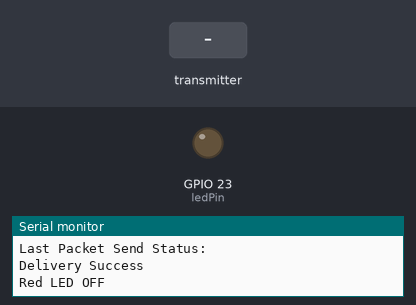
A program run on a simulated ESP32. Shown: output pins drawn as LEDs (lit = HIGH), the last lines printed to the serial monitor. The inputs (shaded band) are chosen by the test bench. Nothing arrives over Bluetooth unless stated; a phone connects over Bluetooth LE 3 s after start.

Above: at 1.2 s.
1.3 s: the transmitter starts sending ledState = 1
At 2.7 s:
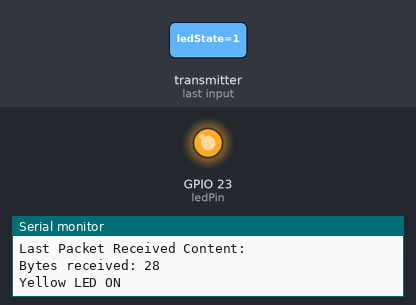
4.3 s: the transmitter starts sending ledState = 0
At 5.0 s:
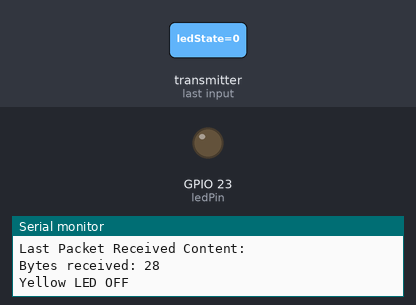
Timing chart, 0 to 7.3 s (numbered marks = the images above; inputs shaded):
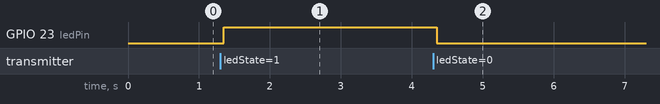

Measured:
- after the input at 1.3 s, GPIO 23 (ledPin): LOW → HIGH after 0.05 s
- after the input at 4.3 s, GPIO 23 (ledPin): HIGH → LOW after 0.05 s

The program:

main.cpp
```cpp
/**
  * @note código para o ESP32 amarelo
  *
  * */
#include "util.h"
#include "EspNow_util.h"
#include "BLE_util.h"

#define SERVICE_UUID        "4fafc201-1fb5-459e-8fcc-c5c9c331914b"
#define CHARACTERISTIC_UUID "beb5483e-36e1-4688-b7f5-ea07361b26a8"

/*===================
 * Global Variables *
 ===================*/

  // # LED
  const int ledPin = 23; //LED PIN
  message_t msgYellow; //Yellow led
  message_t msgRed; //Red led

  // # ESP32 to peer macAddress
  const uint8_t peerAddress[] = {0x08, 0x3A, 0xF2, 0x8F, 0xA6, 0xBC};

  // # Bluetooth LE
  BLEServer *pServer;
  BLECharacteristic *pCharacteristic;
  bool deviceConnected = false;
  bool oldDeviceConnected = false;
  ServerCallbacks sCall;

  // # others
  int timer = 0;
  bool start = false;
  char value[256], BLEMsg[30];
  const char *lib[] = { "led on", "led off", "red on", "red off",
                        "yellow on", "yellow off", };

// End of Global Variables

/*=======================
 * BLE auxiliar classes *
 =======================*/
  //Characteristic callbacks
  class characteristicCallback:
    public BLECharacteristicCallbacks{
      void onWrite(BLECharacteristic *customCharac){
        std::string rcvStr = customCharac->getValue();
        if(rcvStr.length()>0){
          Serial.println("\nValue Received from BLE: ");
          memset(value,0,sizeof(value));
          for (int i = 0; i < rcvStr.length(); ++i)
            value[i]=rcvStr[i];
          start = true;
        }else
          Serial.println("Empty Value Received!");
      }
      void onRead(BLECharacteristic *customCharac){
        // ? supostamente isto não deve ser aqui
        if(msgRed.ledState == msgYellow.ledState)
          strcpy(BLEMsg,msgRed.ledState?"Red and Yellow ON":"Red and Yellow ON");
        else if(msgRed.ledState)
          strcpy(BLEMsg,"Red ON Yellow OFF");
        else
          strcpy(BLEMsg,"Red OFF Yellow ON");

        customCharac->setValue((char*)&BLEMsg);
      }
    };

//     //Server callbacks
//     class ServerCallbacks: public BLEServerCallbacks {
//     void onConnect(BLEServer* server) {
//       deviceConnected = true;
//     };

//     void onDisconnect(BLEServer* server) {
//       deviceConnected = false;
//     }
// };

// End of BLE auxiliar classes

/*========================
 * Functions declaration *
 ========================*/

  void OnDataSent(const uint8_t *mac_addr, esp_now_send_status_t status);

  void OnDataReceive(const uint8_t *mac_addr, const uint8_t *data, int data_len);

  int phoneMsg();

// End of function declaration

void setup(){
  Serial.begin(115200);

  // * ESP-NOW INIT
  /* Init */
  initEspNow(OnDataReceive, OnDataSent);

  /* Create peer */
  //Creates & defines the peer address, comunication channel and encription
  esp_now_peer_info_t peerInfo;
  memcpy(peerInfo.peer_addr,peerAddress,sizeof(peerAddress)/sizeof(peerAddress[0]));
  peerInfo.channel = 0;
  peerInfo.encrypt = false;

  //Add & verifies if the peer has been added to the peer list
  if(esp_now_add_peer(&peerInfo) != ESP_OK){
    Serial.println("Failed to add peer");
    return;
  }

  // * BLE INIT
  BLEDevice::init("ESP32 Server");
  pServer = BLEDevice::createServer();
  //pServer->setCallbacks(new ServerCallbacks); //Set server callbacks
  pServer->setCallbacks(&sCall);
  BLEService *pService = pServer->createService(SERVICE_UUID);
  pCharacteristic = pService->createCharacteristic(CHARACTERISTIC_UUID,
                                        BLECharacteristic::PROPERTY_READ |
                                        BLECharacteristic::PROPERTY_WRITE|
                                        BLECharacteristic::PROPERTY_NOTIFY);

  pCharacteristic->setCallbacks(new characteristicCallback);
  strcpy(BLEMsg,"Sem valores defenidos");
  pCharacteristic->setValue((char*)&BLEMsg);
  pService->start();

  BLEAdvertising *pAdvertising = BLEDevice::getAdvertising();
  pAdvertising->addServiceUUID(SERVICE_UUID);
  pAdvertising->setScanResponse(true);

  BLEDevice::startAdvertising();

  /* Initial message */
  msgRed.ledState = false;
  //msg.dataSize = sizeof(msg);
  sendMsg(peerAddress,msgRed);

  /* Define pins */
  pinMode(ledPin, OUTPUT);// initialize digital pin ledPin as an output.
}

void loop() {
  if (start){
    int ph = phoneMsg();
    if (ph == -1)
      Serial.println("Invalid message");
    else
      switch (ph)
      {
      case 0:
        sendMsg(peerAddress,msgRed);
        digitalWrite(ledPin,msgYellow.ledState);
        break;

      case 1:
        sendMsg(peerAddress,msgRed);
        break;

      case 2:
        digitalWrite(ledPin,msgYellow.ledState);
        break;

      default:
        Serial.println("Error on message");
        break;
      }

    notifyBLE(pCharacteristic,msgRed,msgYellow,BLEMsg);
    start = false;
  }

  // disconnecting
    if (!deviceConnected && oldDeviceConnected) {
        delay(500); // give the bluetooth stack the chance to get things ready
        pServer->startAdvertising(); // restart advertising
        Serial.println("start advertising");
        oldDeviceConnected = deviceConnected;
    }
    // connecting
    if (deviceConnected && !oldDeviceConnected) {
        // do stuff here on connecting
        oldDeviceConnected = deviceConnected;
    }
}

/*====================
 * ESP-NOW Functions *
 ====================*/

  /**
  * @brief Callback function for when data is sent
  */
  void OnDataSent(const uint8_t *mac_addr, esp_now_send_status_t status) {
    Serial.println("\nLast Packet Send Status:");
    Serial.println(status == ESP_NOW_SEND_SUCCESS ? "Delivery Success" : "Delivery Fail");
    Serial.println(msgRed.ledState == true ? "Red LED ON" : "Red LED OFF");
  }

  /**
  * @brief Callback function fo when data is received
  */

  void OnDataReceive(const uint8_t *mac_addr, const uint8_t *data, int data_len) {
    memcpy(&msgYellow,data,sizeof(message));
    //memcpy(&ledState, data, sizeof(bool));
    Serial.println("\nLast Packet Received Content:");
    Serial.print("Bytes received: ");
    Serial.println(data_len);
    Serial.println(msgYellow.ledState == true ? "Yellow LED ON" : "Yellow LED OFF");
    digitalWrite(ledPin,msgYellow.ledState);
  }

// End of ESP-NOW Functions

/*=====================
 * Auxiliar Functions *
 =====================*/

  int phoneMsg(){
    int aux = 11;
    for (int i = 0; i < sizeof(lib)/sizeof(lib[0]); i++)
      if (strcmp(value,lib[i]) == 0){
        aux = i;
        break;
      }
    if (aux <= 1){
      if(aux == 0){
        msgRed.ledState = true;
        msgYellow.ledState = true;
      }else{
        msgRed.ledState = false;
        msgYellow.ledState = false;
      }
      aux = 0;
    } else if (aux <= 3){
      msgRed.ledState = aux == 2 ? true : false;
      aux = 1;
    } else if(aux <= 5){
      msgYellow.ledState = aux == 4 ? true : false;
      aux = 2;
    } else
      return -1;

    return aux;
  }

// End of BLE Functions
```
